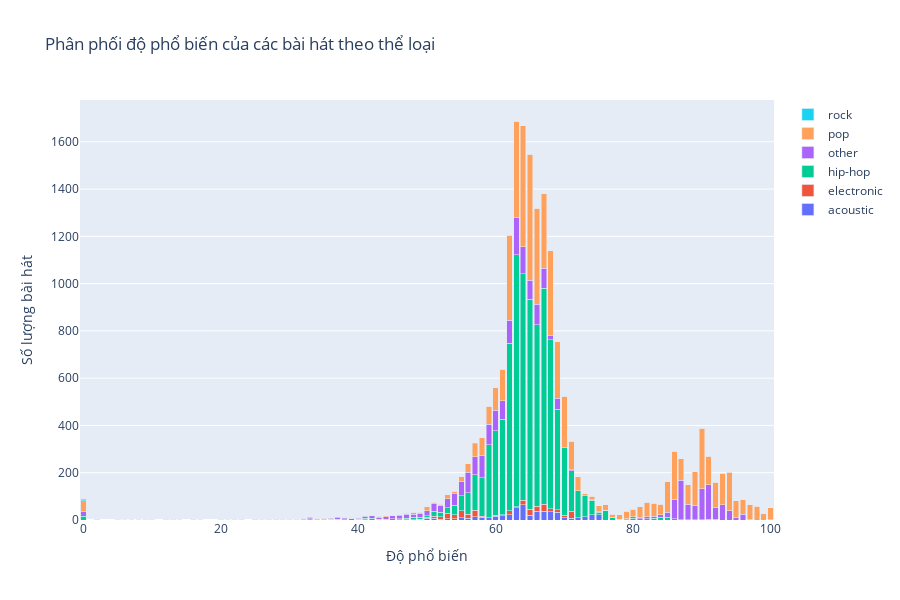

Source (notebook cell):
### Code cell
import plotly.graph_objects as go

# Tính toán tổng số bài hát cho từng thể loại và độ phổ biến
genre_popularity = data.groupby(['song_genre', 'popularity']).size().reset_index(name='count')

# Chuyển đổi dữ liệu để phù hợp với biểu đồ stack
genre_pivot = genre_popularity.pivot_table(index='popularity', columns='song_genre', values='count', fill_value=0)

# Vẽ biểu đồ cột stack
fig = go.Figure()
for genre in genre_pivot.columns:
    fig.add_trace(go.Bar(
        x=genre_pivot.index,
        y=genre_pivot[genre],
        name=genre
    ))

fig.update_layout(
    title='Phân phối độ phổ biến của các bài hát theo thể loại',
    xaxis_title='Độ phổ biến',
    yaxis_title='Số lượng bài hát',
    barmode='stack',
    height=600
)

fig.show()

### Figure 1 — Plotly figure (JSON) as saved in the notebook; plotly's stock layout.template omitted (floating-point values rounded to 4 significant figures)
{"data": [{"name": "acoustic", "type": "bar", "x": [0, 2, 5, 6, 7, 8, 9, 10, 12, 13, 14, 16, 17, 20, 21, 22, 23, 25, 26, 27, 28, 29, 30, 31, 32, 33, 34, 35, 36, 37, 38, 39, 40, 41, 42, 43, 44, 45, 46, 47, 48, 49, 50, 51, 52, 53, 54, 55, 56, 57, 58, 59, 60, 61, 62, 63, 64, 65, 66, 67, 68, 69, 70, 71, 72, 73, 74, 75, 76, 77, 78, 79, 80, 81, 82, 83, 84, 85, 86, 87, 88, 89, 90, 91, 92, 93, 94, 95, 96, 97, 98, 99, 100], "y": [0, 0, 0, 0, 0, 0, 0, 0, 0, 0, 0, 0, 0, 0, 0, 0, 0, 0, 0, 0, 0, 0, 0, 0, 0, 2, 0, 0, 1, 2, 1, 0, 2, 1, 0, 2, 1, 0, 1, 2, 1, 4, 7, 7, 3, 5, 6, 9, 8, 13, 12, 9, 16, 17, 22, 52, 65, 20, 38, 37, 35, 33, 10, 8, 9, 13, 22, 23, 0, 0, 0, 0, 0, 0, 0, 0, 0, 0, 0, 0, 0, 0, 0, 0, 0, 0, 0, 0, 0, 0, 0, 0, 0]}, {"name": "electronic", "type": "bar", "x": [0, 2, 5, 6, 7, 8, 9, 10, 12, 13, 14, 16, 17, 20, 21, 22, 23, 25, 26, 27, 28, 29, 30, 31, 32, 33, 34, 35, 36, 37, 38, 39, 40, 41, 42, 43, 44, 45, 46, 47, 48, 49, 50, 51, 52, 53, 54, 55, 56, 57, 58, 59, 60, 61, 62, 63, 64, 65, 66, 67, 68, 69, 70, 71, 72, 73, 74, 75, 76, 77, 78, 79, 80, 81, 82, 83, 84, 85, 86, 87, 88, 89, 90, 91, 92, 93, 94, 95, 96, 97, 98, 99, 100], "y": [0, 0, 0, 0, 0, 0, 0, 0, 0, 0, 0, 0, 0, 0, 0, 0, 0, 0, 0, 0, 0, 0, 0, 0, 0, 0, 0, 0, 0, 0, 0, 0, 0, 0, 0, 0, 0, 0, 0, 0, 0, 0, 5, 9, 10, 23, 17, 30, 17, 28, 3, 0, 4, 6, 18, 4, 18, 25, 20, 30, 12, 10, 11, 30, 0, 0, 0, 0, 0, 0, 0, 0, 0, 0, 0, 0, 0, 0, 0, 0, 0, 0, 0, 0, 0, 0, 0, 0, 0, 0, 0, 0, 0]}, {"name": "hip-hop", "type": "bar", "x": [0, 2, 5, 6, 7, 8, 9, 10, 12, 13, 14, 16, 17, 20, 21, 22, 23, 25, 26, 27, 28, 29, 30, 31, 32, 33, 34, 35, 36, 37, 38, 39, 40, 41, 42, 43, 44, 45, 46, 47, 48, 49, 50, 51, 52, 53, 54, 55, 56, 57, 58, 59, 60, 61, 62, 63, 64, 65, 66, 67, 68, 69, 70, 71, 72, 73, 74, 75, 76, 77, 78, 79, 80, 81, 82, 83, 84, 85, 86, 87, 88, 89, 90, 91, 92, 93, 94, 95, 96, 97, 98, 99, 100], "y": [15, 1, 1, 0, 1, 2, 2, 0, 0, 0, 1, 0, 1, 0, 0, 0, 0, 1, 0, 1, 0, 0, 1, 1, 3, 4, 0, 0, 2, 2, 4, 7, 2, 7, 7, 2, 2, 6, 4, 5, 11, 8, 7, 21, 20, 23, 39, 64, 91, 150, 163, 310, 358, 404, 707, 1067, 959, 889, 767, 913, 715, 425, 284, 171, 115, 90, 62, 9, 41, 10, 4, 1, 8, 6, 5, 7, 12, 11, 5, 1, 2, 1, 2, 3, 3, 0, 0, 0, 0, 0, 0, 0, 1]}, {"name": "other", "type": "bar", "x": [0, 2, 5, 6, 7, 8, 9, 10, 12, 13, 14, 16, 17, 20, 21, 22, 23, 25, 26, 27, 28, 29, 30, 31, 32, 33, 34, 35, 36, 37, 38, 39, 40, 41, 42, 43, 44, 45, 46, 47, 48, 49, 50, 51, 52, 53, 54, 55, 56, 57, 58, 59, 60, 61, 62, 63, 64, 65, 66, 67, 68, 69, 70, 71, 72, 73, 74, 75, 76, 77, 78, 79, 80, 81, 82, 83, 84, 85, 86, 87, 88, 89, 90, 91, 92, 93, 94, 95, 96, 97, 98, 99, 100], "y": [21, 0, 0, 0, 0, 0, 2, 1, 3, 2, 0, 3, 0, 2, 2, 3, 2, 1, 1, 0, 3, 3, 1, 1, 5, 5, 2, 4, 5, 6, 6, 1, 4, 8, 10, 8, 10, 11, 13, 17, 13, 16, 21, 31, 29, 38, 49, 62, 87, 77, 94, 86, 87, 78, 98, 155, 113, 81, 87, 86, 20, 48, 1, 3, 0, 0, 1, 5, 0, 2, 0, 4, 6, 4, 9, 9, 10, 21, 82, 167, 64, 61, 130, 146, 50, 64, 39, 12, 25, 2, 0, 0, 0]}, {"name": "pop", "type": "bar", "x": [0, 2, 5, 6, 7, 8, 9, 10, 12, 13, 14, 16, 17, 20, 21, 22, 23, 25, 26, 27, 28, 29, 30, 31, 32, 33, 34, 35, 36, 37, 38, 39, 40, 41, 42, 43, 44, 45, 46, 47, 48, 49, 50, 51, 52, 53, 54, 55, 56, 57, 58, 59, 60, 61, 62, 63, 64, 65, 66, 67, 68, 69, 70, 71, 72, 73, 74, 75, 76, 77, 78, 79, 80, 81, 82, 83, 84, 85, 86, 87, 88, 89, 90, 91, 92, 93, 94, 95, 96, 97, 98, 99, 100], "y": [46, 2, 0, 1, 0, 0, 0, 0, 0, 0, 0, 0, 0, 0, 0, 0, 1, 1, 0, 2, 0, 1, 1, 2, 0, 2, 3, 3, 1, 3, 0, 1, 2, 1, 1, 3, 5, 1, 5, 5, 8, 5, 16, 8, 4, 17, 11, 17, 34, 55, 76, 76, 94, 132, 359, 410, 512, 532, 406, 314, 357, 238, 218, 121, 58, 8, 15, 23, 24, 12, 19, 33, 32, 46, 61, 54, 45, 129, 204, 92, 84, 142, 257, 120, 107, 134, 163, 69, 60, 63, 59, 26, 51]}, {"name": "rock", "type": "bar", "x": [0, 2, 5, 6, 7, 8, 9, 10, 12, 13, 14, 16, 17, 20, 21, 22, 23, 25, 26, 27, 28, 29, 30, 31, 32, 33, 34, 35, 36, 37, 38, 39, 40, 41, 42, 43, 44, 45, 46, 47, 48, 49, 50, 51, 52, 53, 54, 55, 56, 57, 58, 59, 60, 61, 62, 63, 64, 65, 66, 67, 68, 69, 70, 71, 72, 73, 74, 75, 76, 77, 78, 79, 80, 81, 82, 83, 84, 85, 86, 87, 88, 89, 90, 91, 92, 93, 94, 95, 96, 97, 98, 99, 100], "y": [6, 0, 0, 0, 0, 0, 0, 0, 0, 0, 0, 0, 0, 0, 0, 0, 0, 0, 0, 0, 0, 0, 0, 0, 0, 0, 1, 0, 0, 0, 0, 0, 0, 0, 0, 0, 0, 0, 0, 0, 0, 0, 0, 0, 0, 1, 0, 2, 0, 3, 1, 1, 0, 0, 0, 0, 0, 0, 0, 0, 0, 0, 0, 0, 0, 0, 0, 0, 0, 0, 0, 0, 0, 0, 0, 0, 0, 0, 0, 0, 0, 0, 0, 0, 0, 0, 0, 0, 0, 0, 0, 0, 0]}], "layout": {"barmode": "stack", "height": 600, "title": {"text": "Phân phối độ phổ biến của các bài hát theo thể loại"}, "xaxis": {"title": {"text": "Độ phổ biến"}}, "yaxis": {"title": {"text": "Số lượng bài hát"}}}}
